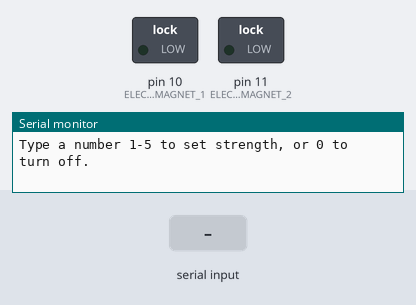
This sketch was run on a simulated Arduino Uno, built with avr-gcc and run on an emulated ATmega328P. Shown: switched loads named in the sketch (green lamp = pin HIGH), the last lines printed to the serial monitor. The test bench sets the inputs (shaded band).

Above: at 1.2 s.
1.3 s: "1" received over Serial
At 2.5 s:
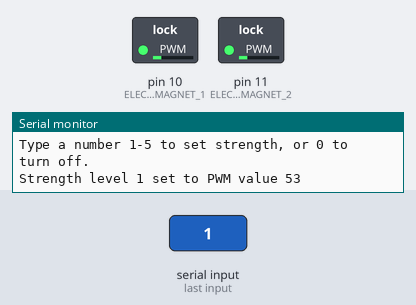
2.8 s: "2" received over Serial
At 3.7 s:
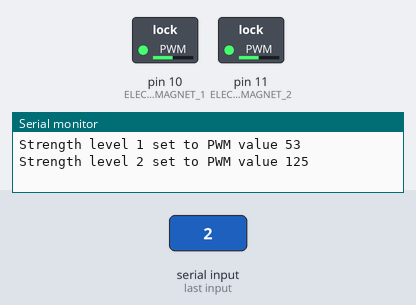
4.3 s: "0" received over Serial
At 4.9 s:
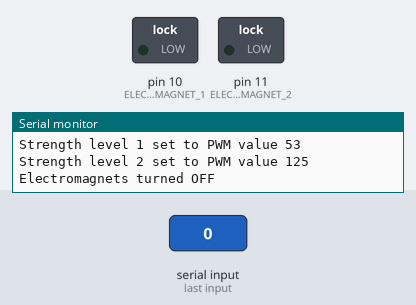
Timing chart, 0 to 7.3 s (numbered marks = the images above; inputs shaded):
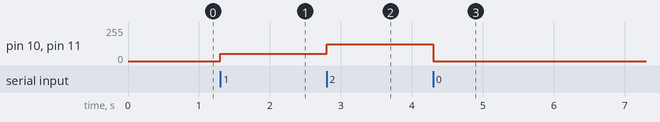

The sketch:

number-keyboard.ino
```cpp
#define ELECTROMAGNET_1 10
#define ELECTROMAGNET_2 11

// Predefined strength levels
int strengthLevels[5] = {53, 125, 197, 228, 255};

void setup() {
  pinMode(ELECTROMAGNET_1, OUTPUT);
  pinMode(ELECTROMAGNET_2, OUTPUT);
  Serial.begin(9600);
  Serial.println("Type a number 1-5 to set strength, or 0 to turn off.");
}

void loop() {
  if (Serial.available() > 0) {
    char c = Serial.read();   // Read keyboard input
    if (c >= '1' && c <= '5') {
      int index = c - '1';   // Convert to array index (0–4)
      int strength = strengthLevels[index];

      analogWrite(ELECTROMAGNET_1, strength);
      analogWrite(ELECTROMAGNET_2, strength);

      Serial.print("Strength level ");
      Serial.print(c);
      Serial.print(" set to PWM value ");
      Serial.println(strength);
    }
    else if (c == '0') {
      // Turn electromagnets off
      analogWrite(ELECTROMAGNET_1, 0);
      analogWrite(ELECTROMAGNET_2, 0);
      Serial.println("Electromagnets turned OFF");
    }
  }
}
```

Measured:
- after the input at 1.3 s, pin 10 (ELECTROMAGNET_1), pin 11 (ELECTROMAGNET_2): 0/255 → 53/255 at once
- after the input at 2.8 s, pin 10 (ELECTROMAGNET_1), pin 11 (ELECTROMAGNET_2): 53/255 → 125/255 at once
- after the input at 4.3 s, pin 10 (ELECTROMAGNET_1), pin 11 (ELECTROMAGNET_2): 125/255 → 0/255 at once
